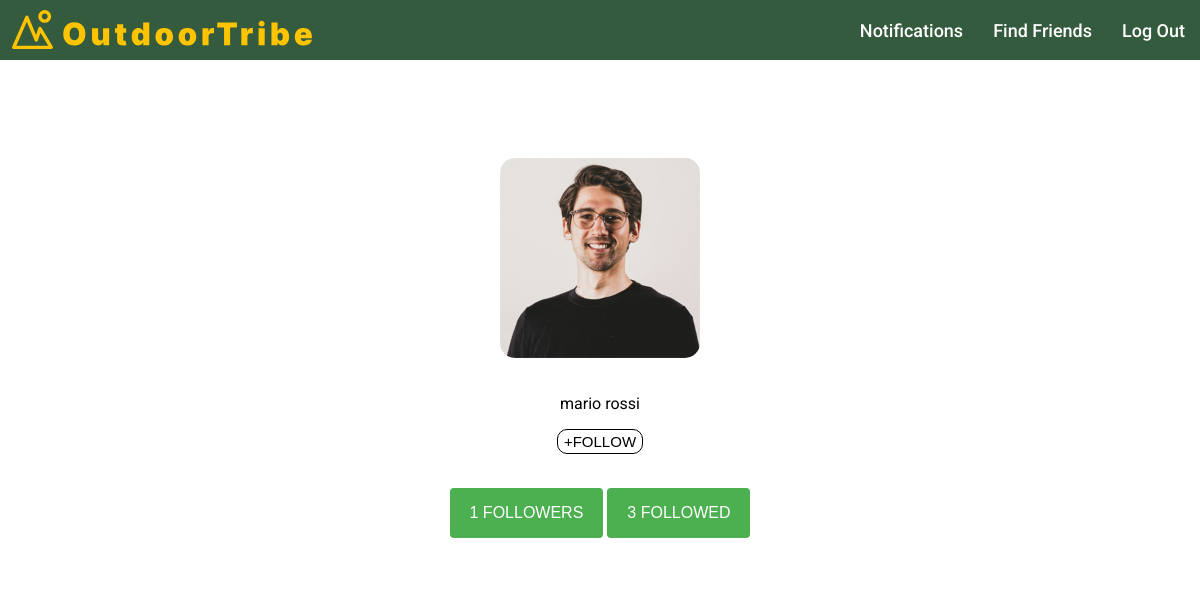
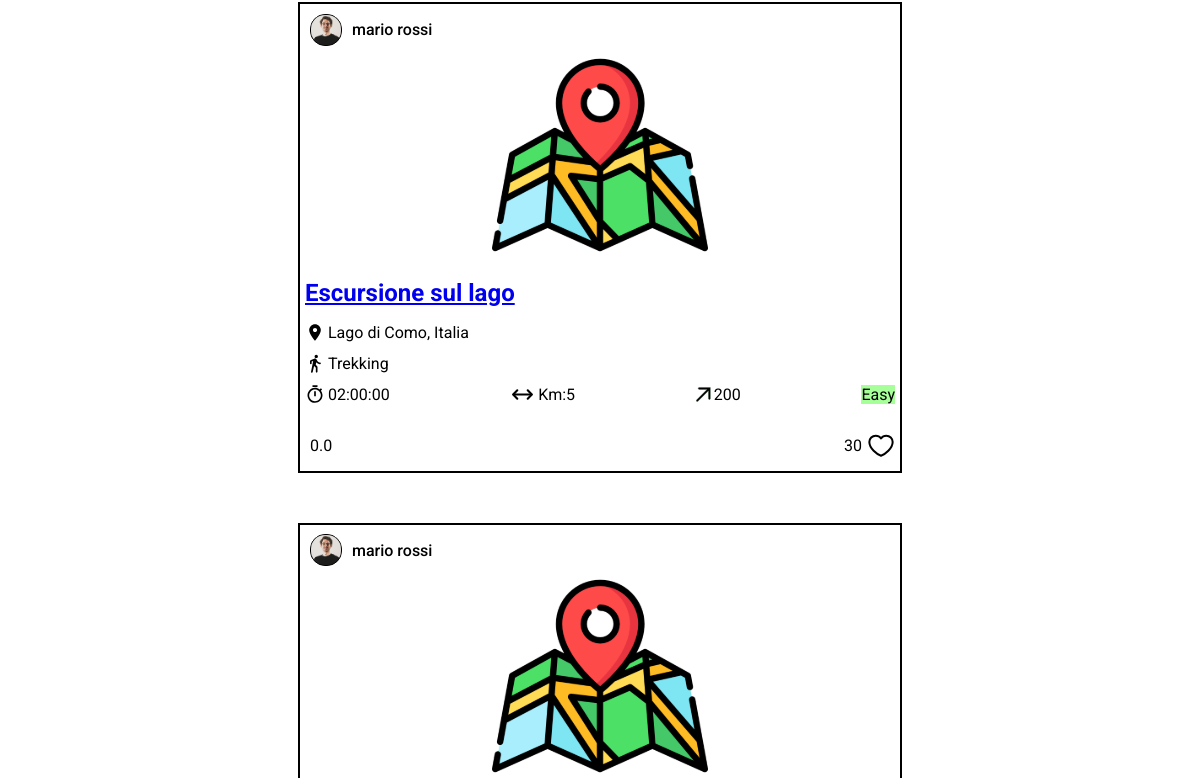
The page /public/otherprofile.php?id=1 (upper part) on the database as committed earlier (2 pictures, top to bottom).
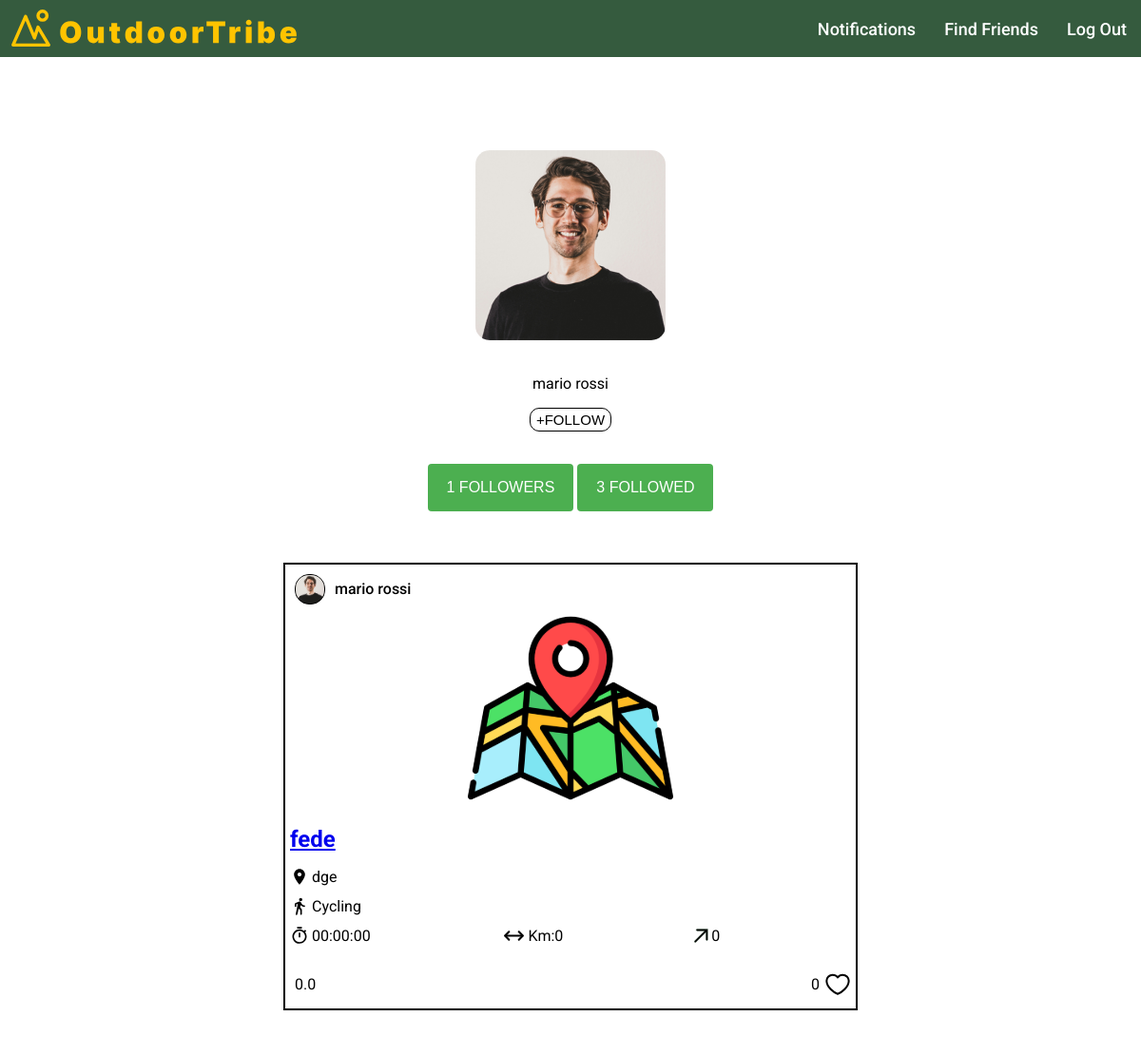
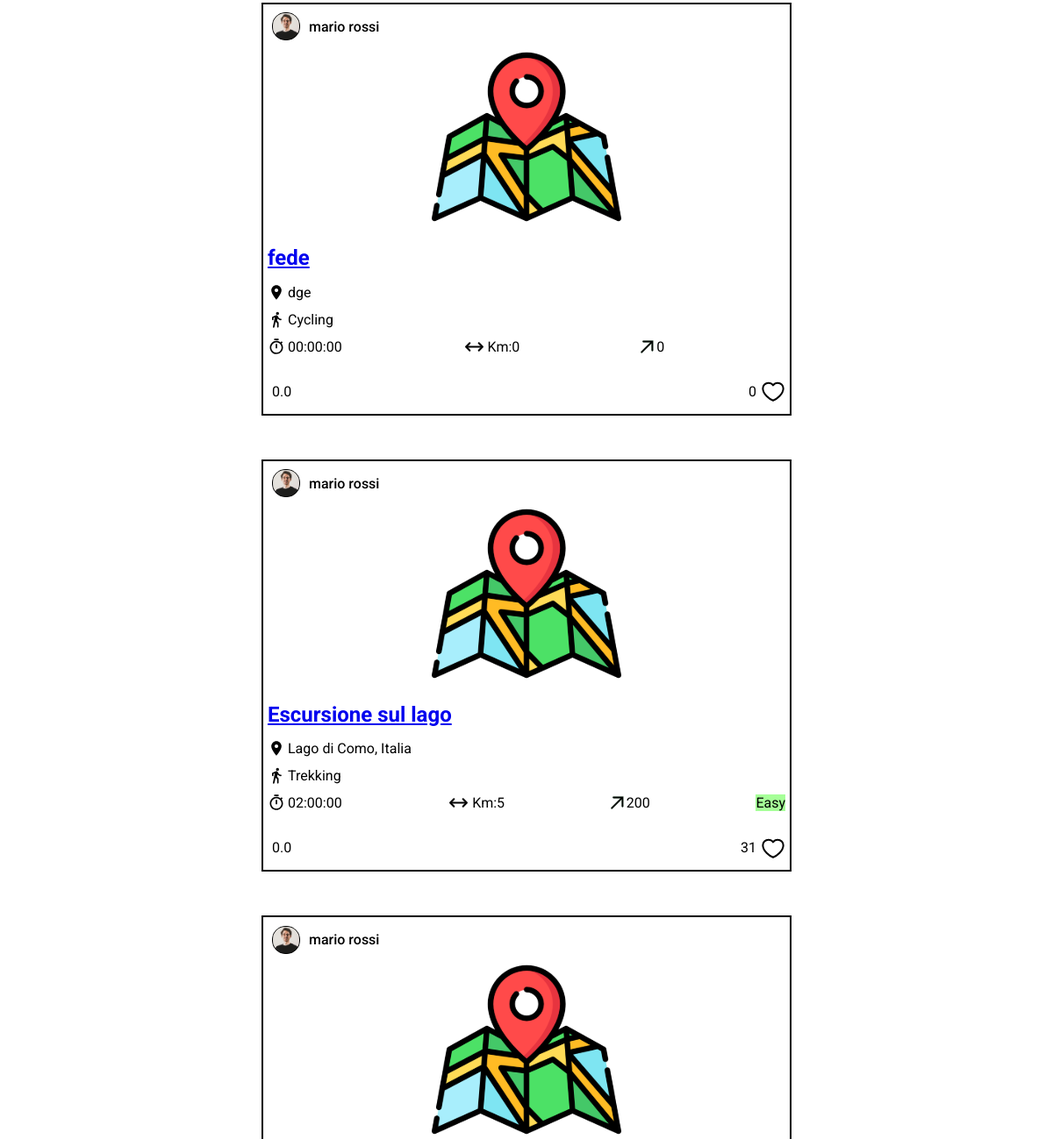
The same page on the database as committed later (2 pictures, top to bottom).
### tables this page shows
CREATE TABLE `photo` (
  `id` int(11) NOT NULL,
  `post_id` int(11) DEFAULT NULL,
  `user_id` int(11) DEFAULT NULL,
  `name` text NOT NULL
);

CREATE TABLE `user` (
  `id` int(11) NOT NULL,
  `name` varchar(100) NOT NULL,
  `surname` varchar(100) NOT NULL,
  `email` varchar(100) NOT NULL,
  `password` varchar(100) NOT NULL
);

CREATE TABLE `post` (
  `id` int(11) NOT NULL,
  `user_id` int(11) NOT NULL,
  `title` varchar(255) NOT NULL,
  `location` varchar(100) NOT NULL,
  `activity` varchar(100) NOT NULL,
  `duration` time NOT NULL,
  `length` float NOT NULL,
  `max_altitude` float NOT NULL,
  `min_altitude` float NOT NULL,
  `max_ascent` float NOT NULL,
  `min_descent` float NOT NULL,
  `difficulty` varchar(6) NOT NULL,
  `likes` int(11) DEFAULT NULL,
  `created_at` timestamp NOT NULL DEFAULT current_timestamp()
);

### admin/functions.php (called while the page is built, shortened)
<?php
function getProfilePhotoUrl($conn, $user_id)
{
  $query_photo_profile = "SELECT name FROM photo WHERE user_id = $user_id AND post_id IS NULL";
  $result_photo_profile = $conn->query($query_photo_profile);
  if ($result_photo_profile->num_rows > 0) {
    $photo_profile_row = $result_photo_profile->fetch_assoc();
    $profile_photo_url = "./../uploads/photos/profile/" . $photo_profile_row['name'];
  } else {
    $profile_photo_url = "./../assets/icons/profile.svg";
  }
  return $profile_photo_url;
}
function getAverageRating($conn, $post_id)
{
  $query_average_rating = "SELECT AVG(rating) AS average_rating FROM post_ratings WHERE post_id = ?";
  $stmt_avg_rating = $conn->prepare($query_average_rating);
  $stmt_avg_rating->bind_param("i", $post_id);
  $stmt_avg_rating->execute();
  $result_avg_rating = $stmt_avg_rating->get_result();
  $average_rating_row = $result_avg_rating->fetch_assoc();
  $average_rating = $average_rating_row['average_rating'];
  if ($average_rating === null) {
    $average_rating = 0;
  }
  return $average_rating;
}

### templates/post/post.php (the view, shortened to what this page needs)
<div class="post-container">
  <div class="username-container">
    <img class="user-picture" src="<?php echo $profile_photo_url; ?>" alt="username-picture">
    <p class="username"><?php echo $username; ?></p>
  </div>
  <div class="photo-container">
    <div class="map">
      <img src="./../assets/icons/map.svg" alt="post-picture">
    </div>
  </div>
  <div class="info-container">
    <div class="title">
      <?php if (!$is_post_details) : ?>
        <h2><a href="post_details.php?id=<?php echo $post_id; ?>"><?php echo $title; ?></a></h2>
      <?php else : ?>
        <h2><?php echo $title; ?></h2>
      <?php endif; ?>
    </div>
    <div class="location">
      <img src="./../assets/icons/location.svg" alt="location-icon">
      <p><?php echo $location; ?></p>
    </div>
    <div class="activity">
      <img src="./../assets/icons/activity.svg" alt="activity-icon">
      <p><?php echo $activity; ?></p>
    </div>
    <div class="details-container">
      <div class="duration">
        <img src="./../assets/icons/time.svg" alt="duration-activity-icon">
        <p><?php echo $duration; ?></p>
      </div>
      <div class="length">
        <img src="./../assets/icons/length.svg" alt="length-activity-icon">
        <p>Km:<?php echo $length; ?></p>
      </div>
      <div class="altitude">
        <img src="./../assets/icons/altitude.svg" alt="altitude-activity-icon">
        <p><?php echo $altitude; ?></p>
      </div>
      <div class="difficulty-<?php echo strtolower($difficulty); ?>">
        <p><?php echo $difficulty; ?></p>
      </div>
    </div>
    <div class="rating-likes">
      <div class="rating">
        <p> <?php echo number_format($average_rating, 1); ?> </p>
      </div>
      <div class="likes">
        <p id="likes-<?php echo $post_id; ?>" data-post-id="<?php echo $post_id; ?>" class="likes-count"><?php echo $likes; ?></p>
        <div class="<?php echo $like_icon_class; ?>" data-post-id="<?php echo $post_id; ?>"></div>
      </div>
    </div>
  </div>
</div>

### public/otherprofile.php (shortened to what this page needs)
<?php
include("./../server/connection.php");
include("./../admin/functions.php");
?>
<!DOCTYPE html>
<html lang="en">
<head>
  <link rel="stylesheet" href="./../templates/header/header.css">
  <link rel="stylesheet" href="./../templates/footer/footer.css">
  <link rel="stylesheet" href="./../public/styles/profilepage.css">
  <link rel="stylesheet" href="./../public/styles/otherprofile.css">
 <link rel="stylesheet" href="./../templates/post/post.css">
</head>
<body>
  <main>
  <?php
    $current_user_id = isset($_SESSION['user_id']) ? $_SESSION['user_id'] : null;
    if (isset($_GET['id'])) {
      $post_id = intval($_GET['id']);
        $query_user = "SELECT name, surname
                FROM user
                WHERE id = ?";
        $stmt_user = $conn->prepare($query_user);
        $stmt_user->bind_param("i", $post_id);
        $stmt_user->execute();
        $result_user = $stmt_user->get_result();
        $user = $result_user->fetch_assoc();
        $query_follower = "SELECT COUNT(follower_id) as followers
                FROM follow
                WHERE follow.followed_id = ?";
        $stmt_follower = $conn->prepare($query_follower);
        $stmt_follower->bind_param("i", $post_id);
        $stmt_follower->execute();
        $result_follower = $stmt_follower->get_result();
        $follower_row = $result_follower->fetch_assoc();
        $follower = $follower_row['followers'];
        $query_followed = "SELECT COUNT(followed_id) as followed
                FROM follow
                WHERE follow.follower_id = ?";
        $stmt_followed = $conn->prepare($query_followed);
        $stmt_followed->bind_param("i", $post_id);
        $stmt_followed->execute();
        $result_followed = $stmt_followed->get_result();
        $followed_row = $result_followed->fetch_assoc();
        $following = $followed_row['followed'];
        $query_image = "SELECT name
                FROM photo
                WHERE user_id = ? AND post_id IS NULL";
        $stmt_image = $conn->prepare($query_image);
        $stmt_image->bind_param("i", $post_id);
        $stmt_image->execute();
        $result_image = $stmt_image->get_result();
        $photo_profile_row = $result_image->fetch_assoc();
        $profile_photo_url = "./../uploads/photos/profile/" . $photo_profile_row['name'];
    }
    ?>
    <div class="profile-info">
    <div class="circular-square">
        <?php if (!empty($profile_photo_url)) { ?>
            <img class="circular-square-img" src="<?php echo $profile_photo_url; ?>" alt="profile-photo">
        <?php } else { ?>
            <div class="user-picture"></div>
        <?php } ?>
    </div>
    <p class="profile-name"><?php echo $user['name'].' '.$user['surname']; ?></p>
    <form id="followForm" action="" method="post">
        <button id="followButton" class="plusfollow-button" type="button">+FOLLOW</button>
    </form>
</div>
    <div class="buttons-container">
    <div class="button-column">
        <form action="./../public/followers.php" method="get">
            <button class="check-btn" type="submit"><?php echo $follower; ?> FOLLOWERS</button>
        </form>
    </div>
    <div class="button-column">
        <form action="./../public/follow.php" method="get">
            <button class="check-btn" type="submit"><?php echo $following; ?> FOLLOWED</button>
        </form>
    </div>
</div>
    <?php
       $query_post = "SELECT post.id, post.title, post.location, post.user_id, post.duration, post.length, post.max_altitude, post.difficulty, post.activity, post.likes,
       (SELECT COUNT(*) FROM likes WHERE post_id = post.id AND user_id = ?) AS user_liked
       FROM post
       JOIN user ON post.user_id = user.id
       WHERE post.user_id = ?
       ORDER BY post.created_at DESC";
        $stmt_post = $conn->prepare($query_post);
        $stmt_post->bind_param("ii", $current_user_id, $post_id);
        $stmt_post->execute();
        $result_post = $stmt_post->get_result();
        $posts = $result_post->fetch_all(MYSQLI_ASSOC);
        if($result_post->num_rows > 0){
            foreach($posts as $post){
                $profile_photo_url = getProfilePhotoUrl($conn, $post['user_id']);
                $average_rating = getAverageRating($conn, $post['id']);
                $post_id = $post['id'];
                $username = $user['name'] . ' ' . $user['surname'];
                $title = $post['title'];
                $location = $post['location'];
                $activity = $post['activity'];
                $duration = $post['duration'];
                $length = $post['length'];
                $altitude = $post['max_altitude'];
                $difficulty = $post['difficulty'];
                $likes = isset($post['likes']) ? $post['likes'] : 0;
                $user_liked = $post['user_liked'];
                $is_post_details = false;
                $like_icon_class = $user_liked ? 'like-icon liked' : 'like-icon';
                include("./../templates/post/post.php");
            }
        } else {
            echo "Non sono ancora stati caricati dei post.";
        }
    ?>
  </main>
</body>

### templates/header/header.css (style rules this page uses)
header { font-family: "Roboto", sans-serif; height: 60px; display: flex; flex-direction: row; background-color: #355B3E; align-items:center; max-width: 2000px; margin: auto; position: fixed; top: 0; left: 0; right: 0; z-index: 1; }
.left-section { flex: 1; display: flex; }
.right-section { display: flex; align-items: center; }
.logo { margin-left: 10px; height: 45px; }
.menu { position: absolute; top: 65px; right: 0px; width: 130px; background-color: #355B3E; color: #ffffff; padding: 20px; align-items: center; }
.menu a { color: #ffffff; font-weight: 500; font-size: 18px; text-decoration: none; padding: 0 15px; }
@media screen and (min-width: 769px) { .menu { position: static; width: auto; background-color: transparent; color: inherit; padding: 0; display: flex; flex-direction: row; } }

### public/styles/profilepage.css (style rules this page uses)
body { display: flex; justify-content: center; font-family: "Roboto", sans-serif; margin-bottom: 100px; }
main { margin-top: 150px; }
.circular-square { width: 200px; height: 200px; display: flex; justify-content: center; align-items: center; margin-bottom: 20px; }
.circular-square-img { width: 100%; height: 100%; border-radius: 15px; object-fit: cover; margin: 0; }
.buttons-container { display: flex; justify-content: center; align-items: center; }
.check-btn { height: 50px; width: auto; border-radius: 10px; border: 1px solid rgb(2, 150, 100); background-color: rgb(2, 150, 100); color: white; font-size: 24px; cursor: pointer; margin: 0 5px; margin-bottom: 10px; }
.check-btn { margin-right: 10px; }
.check-btn { background-color: #4CAF50; border: none; color: white; padding: 10px 20px; text-align: center; text-decoration: none; display: inline-block; font-size: 16px; margin: 4px 2px; cursor: pointer; border-radius: 4px; }

### public/styles/otherprofile.css (style rules this page uses)
body { display: flex; justify-content: center; font-family: "Roboto", sans-serif; margin-bottom: 100px; }
main { margin-top: 150px; }
.circular-square { width: 200px; height: 200px; display: flex; justify-content: center; align-items: center; margin-bottom: 20px; }
.circular-square-img { width: 100%; height: 100%; border-radius: 15px; object-fit: cover; margin: 0; }
.profile-info { display: flex; flex-direction: column; align-items: center; text-align: center; margin-bottom: 20px; }
.plusfollow-button { height: 25px; width: auto; border-radius: 10px; border: 1px solid black; background-color: white; color: black; font-size: 15px; cursor: pointer; margin: 0 5px; margin-bottom: 10px; }
.buttons-container { display: flex; justify-content: center; align-items: center; }

### templates/post/post.css (style rules this page uses)
.post-container { display: flex; flex-direction: column; justify-content: center; margin-top: 50px; margin-bottom: 30px; border: 2px solid black; min-width: 400px; }
.username-container { margin-left: 10px; display: flex; align-items: center; }
.user-picture { height: 30px; width: 30px; background-color: black; border: 1.2px solid black; border-radius: 15px; object-fit: cover; }
.username { margin-left: 10px; font-weight: 500; }
.photo-container { display: flex; justify-content: center; }
.map img { max-height: 200px; }
.title h2 { color: #355B3E; }
.location, .activity, .duration, .length, .altitude, .details-container, .rating-likes, .rating, .likes { display: flex; }
.likes { align-items: center; cursor: pointer; }
.rating { align-items: center; }
.likes p { margin: 0 5px; }
.like-icon { width: 28px; height: 28px; background-image: url('./../../assets/icons/like.svg'); background-repeat: no-repeat; }
.location, .activity, .details-container { margin-top: -20px; }
.rating p { margin-left: 5px; }
.details-container, .rating-likes { justify-content: space-between; }
.location img, .activity img, .duration img { min-height: 20px; margin-right: 3px; }
.length img { min-width: 25px; margin-right: 3px; }
.altitude img { min-width: 15px; margin-right: 3px; }
.info-container { margin: 0 5px; }
.difficulty-easy p { background-color: #A6FF98; }
@media screen and (min-width: 900px) { .post-container { min-width: 600px; } }

Rows that differ between the two databases and show on the page:
added post: user.name (picture), user.surname "mario rossi", title "fede", location "dge", activity "Cycling", duration "00:00:00", length "0", max_altitude "0", average_rating "0.0", likes "0"
added post: user.name (picture), user.surname "mario rossi", title "fede", location "dge", activity "Cycling", duration "00:00:00", length "0", max_altitude "0", average_rating "0.0", likes "0"
changed post "Escursione sul lago": likes "30" → "31"
